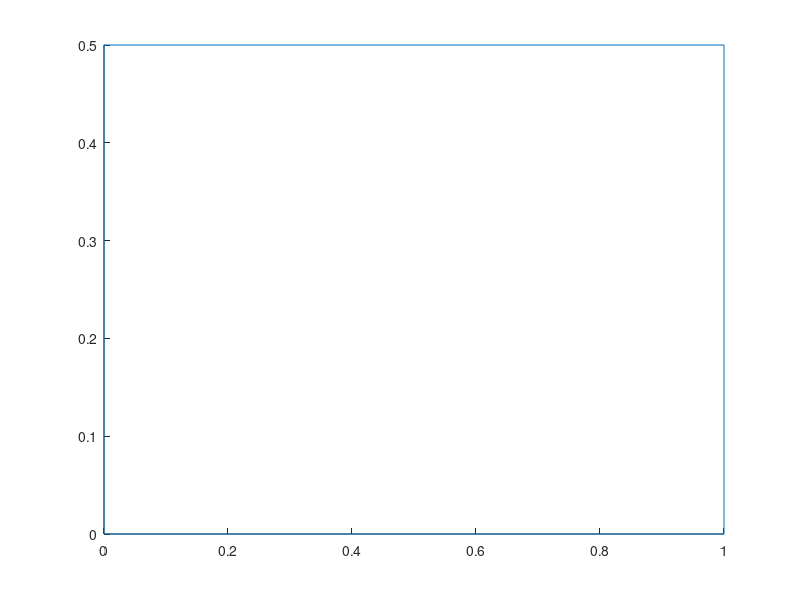

Reproduce this figure in MATLAB. (Note: this script raises an error after producing the figure.)
clear,clc,clf
%%
plCar=[1,0;0,0.5]*[0,1,1,0,0;0,0,1,1,0];
plBar=[0,1;0,0];
plBall=0.1*[cos(2*pi*([0:0.01:1,0]));sin(2*pi*([0:0.01:1,0]))];
%%
figure(1)
hCar=hgtransform; line(plCar(1,:),plCar(2,:),'parent',hCar)
hBar=hgtransform('parent',hCar); line(plBar(1,:),plBar(2,:),'parent',hBar)
hBall=hgtransform('parent',hBar); line(plBall(1,:),plBall(2,:),'parent',hBall)
hold on, grid on
axis([])
axis equal
